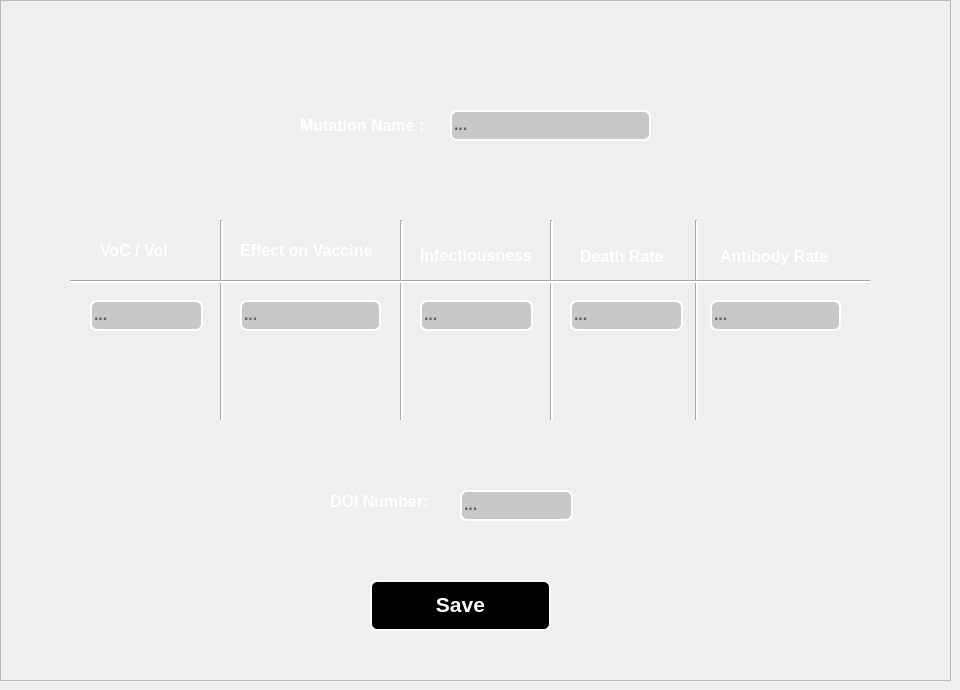
            <widget class="QWidget" name="add_mutation_page">
             <widget class="QFrame" name="frame_5">
              <property name="geometry">
               <rect>
                <x>0</x>
                <y>0</y>
                <width>951</width>
                <height>681</height>
               </rect>
              </property>
              <property name="frameShape">
               <enum>QFrame::StyledPanel</enum>
              </property>
              <property name="frameShadow">
               <enum>QFrame::Raised</enum>
              </property>
              <widget class="QLabel" name="mutation_name_label">
               <property name="geometry">
                <rect>
                 <x>300</x>
                 <y>100</y>
                 <width>161</width>
                 <height>51</height>
                </rect>
               </property>
               <property name="font">
                <font>
                 <pointsize>12</pointsize>
                 <weight>75</weight>
                 <bold>true</bold>
                </font>
               </property>
               <property name="styleSheet">
                <string notr="true">color: rgb(255, 255, 255);
</string>
               </property>
               <property name="text">
                <string>Mutation Name :</string>
               </property>
              </widget>
              <widget class="QPushButton" name="add_mutation_save_button">
               <property name="geometry">
                <rect>
                 <x>370</x>
                 <y>580</y>
                 <width>181</width>
                 <height>51</height>
                </rect>
               </property>
               <property name="font">
                <font>
                 <pointsize>16</pointsize>
                 <weight>75</weight>
                 <bold>true</bold>
                </font>
               </property>
               <property name="styleSheet">
                <string notr="true">background-color: rgb(0, 0, 0);
color:white;
border:none;
padding-bottom:3px;
border-radius:7px;

border :2px solid ;
border-top-color : white; 
border-left-color :white;
border-right-color :white;
border-bottom-color : white
</string>
               </property>
               <property name="text">
                <string>Save</string>
               </property>
              </widget>
              <widget class="QLabel" name="voc_vol_label">
               <property name="geometry">
                <rect>
                 <x>100</x>
                 <y>230</y>
                 <width>101</width>
                 <height>41</height>
                </rect>
               </property>
               <property name="font">
                <font>
                 <pointsize>12</pointsize>
                 <weight>75</weight>
                 <bold>true</bold>
                </font>
               </property>
               <property name="styleSheet">
                <string notr="true">color: rgb(255, 255, 255);</string>
               </property>
               <property name="text">
                <string>VoC / Vol</string>
               </property>
              </widget>
              <widget class="QLabel" name="effect_vaccine_label">
               <property name="geometry">
                <rect>
                 <x>240</x>
                 <y>230</y>
                 <width>151</width>
                 <height>41</height>
                </rect>
               </property>
               <property name="font">
                <font>
                 <pointsize>12</pointsize>
                 <weight>75</weight>
                 <bold>true</bold>
                </font>
               </property>
               <property name="styleSheet">
                <string notr="true">color: rgb(255, 255, 255);</string>
               </property>
               <property name="text">
                <string>Effect on Vaccine</string>
               </property>
              </widget>
              <widget class="QLabel" name="Infectiousness_label">
               <property name="geometry">
                <rect>
                 <x>420</x>
                 <y>220</y>
                 <width>121</width>
                 <height>71</height>
                </rect>
               </property>
               <property name="font">
                <font>
                 <pointsize>12</pointsize>
                 <weight>75</weight>
                 <bold>true</bold>
                </font>
               </property>
               <property name="styleSheet">
                <string notr="true">color: rgb(255, 255, 255);</string>
               </property>
               <property name="text">
                <string>Infectiousness</string>
               </property>
              </widget>
              <widget class="QLabel" name="death_rate_label">
               <property name="geometry">
                <rect>
                 <x>580</x>
                 <y>230</y>
                 <width>101</width>
                 <height>71</height>
                </rect>
               </property>
               <property name="font">
                <font>
                 <pointsize>12</pointsize>
                 <weight>75</weight>
                 <bold>true</bold>
                </font>
               </property>
               <property name="styleSheet">
                <string notr="true">color: rgb(255, 255, 255);</string>
               </property>
               <property name="text">
                <string>Death Rate
</string>
               </property>
              </widget>
              <widget class="QLabel" name="antibody_label">
               <property name="geometry">
                <rect>
                 <x>720</x>
                 <y>230</y>
                 <width>131</width>
                 <height>71</height>
                </rect>
               </property>
               <property name="font">
                <font>
                 <pointsize>12</pointsize>
                 <weight>75</weight>
                 <bold>true</bold>
                </font>
               </property>
               <property name="styleSheet">
                <string notr="true">color: rgb(255, 255, 255);</string>
               </property>
               <property name="text">
                <string>Antibody Rate
</string>
               </property>
              </widget>
              <widget class="QLabel" name="doi_number_label">
               <property name="geometry">
                <rect>
                 <x>330</x>
                 <y>490</y>
                 <width>121</width>
                 <height>41</height>
                </rect>
               </property>
               <property name="font">
                <font>
                 <pointsize>12</pointsize>
                 <weight>75</weight>
                 <bold>true</bold>
                </font>
               </property>
               <property name="styleSheet">
                <string notr="true">color: rgb(255, 255, 255);</string>
               </property>
               <property name="text">
                <string>DOI Number:
</string>
               </property>
              </widget>
              <widget class="QLineEdit" name="voc_vol">
               <property name="geometry">
                <rect>
                 <x>90</x>
                 <y>300</y>
                 <width>113</width>
                 <height>31</height>
                </rect>
               </property>
               <property name="font">
                <font>
                 <pointsize>12</pointsize>
                 <weight>75</weight>
                 <bold>true</bold>
                </font>
               </property>
               <property name="styleSheet">
                <string notr="true">background-color: rgb(200, 200, 200);
color:black;
border:none;
padding-bottom:3px;
border-radius:7px;

border :2px solid ;
border-top-color : white; 
border-left-color :white;
border-right-color :white;
border-bottom-color : white

</string>
               </property>
               <property name="placeholderText">
                <string>...</string>
               </property>
              </widget>
              <widget class="QLineEdit" name="mutation_name">
               <property name="geometry">
                <rect>
                 <x>450</x>
                 <y>110</y>
                 <width>201</width>
                 <height>31</height>
                </rect>
               </property>
               <property name="font">
                <font>
                 <pointsize>12</pointsize>
                 <weight>75</weight>
                 <bold>true</bold>
                </font>
               </property>
               <property name="styleSheet">
                <string notr="true">background-color: rgb(200, 200, 200);
color:black;
border:none;
padding-bottom:3px;
border-radius:7px;

border :2px solid ;
border-top-color : white; 
border-left-color :white;
border-right-color :white;
border-bottom-color : white

</string>
               </property>
               <property name="placeholderText">
                <string>...</string>
               </property>
              </widget>
              <widget class="QLineEdit" name="effect_vaccine">
               <property name="geometry">
                <rect>
                 <x>240</x>
                 <y>300</y>
                 <width>141</width>
                 <height>31</height>
                </rect>
               </property>
               <property name="font">
                <font>
                 <pointsize>12</pointsize>
                 <weight>75</weight>
                 <bold>true</bold>
                </font>
               </property>
               <property name="styleSheet">
                <string notr="true">background-color: rgb(200, 200, 200);
color:black;
border:none;
padding-bottom:3px;
border-radius:7px;

border :2px solid ;
border-top-color : white; 
border-left-color :white;
border-right-color :white;
border-bottom-color : white

</string>
               </property>
               <property name="placeholderText">
                <string>...</string>
               </property>
              </widget>
              <widget class="QLineEdit" name="doi_number">
               <property name="geometry">
                <rect>
                 <x>460</x>
                 <y>490</y>
                 <width>113</width>
                 <height>31</height>
                </rect>
               </property>
               <property name="font">
                <font>
                 <pointsize>12</pointsize>
                 <weight>75</weight>
                 <bold>true</bold>
                </font>
               </property>
               <property name="styleSheet">
                <string notr="true">background-color: rgb(200, 200, 200);
color:black;
border:none;
padding-bottom:3px;
border-radius:7px;

border :2px solid ;
border-top-color : white; 
border-left-color :white;
border-right-color :white;
border-bottom-color : white

</string>
               </property>
               <property name="placeholderText">
                <string>...</string>
               </property>
              </widget>
              <widget class="QLineEdit" name="Infectiousness">
               <property name="geometry">
                <rect>
                 <x>420</x>
                 <y>300</y>
                 <width>113</width>
                 <height>31</height>
                </rect>
               </property>
               <property name="font">
                <font>
                 <pointsize>12</pointsize>
                 <weight>75</weight>
                 <bold>true</bold>
                </font>
               </property>
               <property name="styleSheet">
                <string notr="true">background-color: rgb(200, 200, 200);
color:black;
border:none;
padding-bottom:3px;
border-radius:7px;

border :2px solid ;
border-top-color : white; 
border-left-color :white;
border-right-color :white;
border-bottom-color : white

</string>
               </property>
               <property name="placeholderText">
                <string>...</string>
               </property>
              </widget>
              <widget class="QLineEdit" name="death_rate">
               <property name="geometry">
                <rect>
                 <x>570</x>
                 <y>300</y>
                 <width>113</width>
                 <height>31</height>
                </rect>
               </property>
               <property name="font">
                <font>
                 <pointsize>12</pointsize>
                 <weight>75</weight>
                 <bold>true</bold>
                </font>
               </property>
               <property name="styleSheet">
                <string notr="true">background-color: rgb(200, 200, 200);
color:black;
border:none;
padding-bottom:3px;
border-radius:7px;

border :2px solid ;
border-top-color : white; 
border-left-color :white;
border-right-color :white;
border-bottom-color : white

</string>
               </property>
               <property name="placeholderText">
                <string>...</string>
               </property>
              </widget>
              <widget class="QLineEdit" name="antibody">
               <property name="geometry">
                <rect>
                 <x>710</x>
                 <y>300</y>
                 <width>131</width>
                 <height>31</height>
                </rect>
               </property>
               <property name="font">
                <font>
                 <pointsize>12</pointsize>
                 <weight>75</weight>
                 <bold>true</bold>
                </font>
               </property>
               <property name="styleSheet">
                <string notr="true">background-color: rgb(200, 200, 200);
color:black;
border:none;
padding-bottom:3px;
border-radius:7px;

border :2px solid ;
border-top-color : white; 
border-left-color :white;
border-right-color :white;
border-bottom-color : white

</string>
               </property>
               <property name="placeholderText">
                <string>...</string>
               </property>
              </widget>
              <widget class="Line" name="line">
               <property name="geometry">
                <rect>
                 <x>220</x>
                 <y>220</y>
                 <width>3</width>
                 <height>200</height>
                </rect>
               </property>
               <property name="maximumSize">
                <size>
                 <width>60</width>
                 <height>200</height>
                </size>
               </property>
               <property name="styleSheet">
                <string notr="true">background-color: rgb(255, 255, 255);</string>
               </property>
               <property name="orientation">
                <enum>Qt::Vertical</enum>
               </property>
              </widget>
              <widget class="Line" name="line_2">
               <property name="geometry">
                <rect>
                 <x>400</x>
                 <y>220</y>
                 <width>3</width>
                 <height>200</height>
                </rect>
               </property>
               <property name="maximumSize">
                <size>
                 <width>60</width>
                 <height>200</height>
                </size>
               </property>
               <property name="styleSheet">
                <string notr="true">background-color: rgb(255, 255, 255);</string>
               </property>
               <property name="orientation">
                <enum>Qt::Vertical</enum>
               </property>
              </widget>
              <widget class="Line" name="line_3">
               <property name="geometry">
                <rect>
                 <x>550</x>
                 <y>220</y>
                 <width>3</width>
                 <height>200</height>
                </rect>
               </property>
               <property name="maximumSize">
                <size>
                 <width>60</width>
                 <height>200</height>
                </size>
               </property>
               <property name="styleSheet">
                <string notr="true">background-color: rgb(255, 255, 255);</string>
               </property>
               <property name="orientation">
                <enum>Qt::Vertical</enum>
               </property>
              </widget>
              <widget class="Line" name="line_4">
               <property name="geometry">
                <rect>
                 <x>695</x>
                 <y>220</y>
                 <width>3</width>
                 <height>200</height>
                </rect>
               </property>
               <property name="maximumSize">
                <size>
                 <width>60</width>
                 <height>200</height>
                </size>
               </property>
               <property name="styleSheet">
                <string notr="true">background-color: rgb(255, 255, 255);</string>
               </property>
               <property name="orientation">
                <enum>Qt::Vertical</enum>
               </property>
              </widget>
              <widget class="Line" name="line_5">
               <property name="geometry">
                <rect>
                 <x>70</x>
                 <y>280</y>
                 <width>800</width>
                 <height>3</height>
                </rect>
               </property>
               <property name="styleSheet">
                <string notr="true">background-color: rgb(255, 255, 255);</string>
               </property>
               <property name="orientation">
                <enum>Qt::Horizontal</enum>
               </property>
              </widget>
             </widget>
            </widget>
